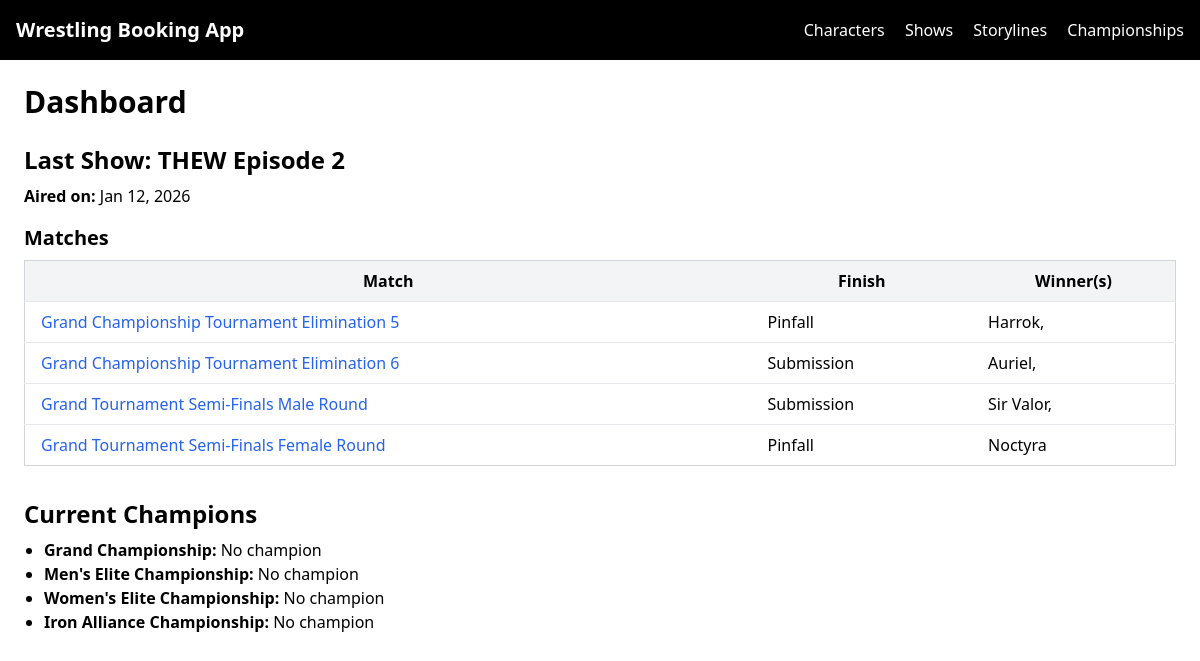
The page / on the database its author committed.
### booking/models.py (models this page shows, shortened)
class Show(models.Model):
    class ShowType(models.TextChoices):
        WEEKLY = "WEEKLY", "Weekly"
        PLE = "PLE", "PLE"
        SPECIAL = "SPECIAL", "Special"
    title = models.CharField(max_length=200)
    show_type = models.CharField(max_length=20, choices=ShowType.choices)
    episode_number = models.PositiveIntegerField(null=True, blank=True)
    airing_date = models.DateField()
    is_filmed = models.BooleanField(default=False)
    is_uploaded = models.BooleanField(default=False)
    youtube_link = models.URLField(blank=True)
    created_at = models.DateTimeField(auto_now_add=True)

class Match(models.Model):
    class MatchType(models.TextChoices):
        SINGLES = "SINGLES", "Singles"
        TAG = "TAG", "Tag Team"
        TEAM = "TEAM", "Team"
        TRIPLE = "TRIPLE", "Triple Threat"
        FATAL_FOUR = "FATAL_FOUR", "Fatal Four-Way"
        HANDICAP = "HANDICAP", "Handicap"
        GAUNTLET = "GAUNTLET", "Gauntlet"
        BATTLE_ROYALE = "BATTLE_ROYALE", "Battle Royale"
        ROYAL_RUMBLE = "ROYAL_RUMBLE", "Royal Rumble"
    show = models.ForeignKey(
        "booking.Show",
        on_delete=models.CASCADE,
        related_name="matches"
    )
    title = models.CharField(max_length=200)
    match_type = models.CharField(max_length=30, choices=MatchType.choices)
    stipulations = models.ManyToManyField(
        Stipulation,
        blank=True,
        related_name="matches"
    )
    championship = models.ForeignKey(
        Championship, null=True, blank=True, on_delete=models.SET_NULL
    )
    notes = models.TextField(blank=True)
    created_at = models.DateTimeField(auto_now_add=True)
    @property
    def finish(self):
        try:
            return self.result.get_finish_type_display()
        except Exception:
            return None

class MatchResult(models.Model):
    class FinishType(models.TextChoices):
        PINFALL = "PINFALL", "Pinfall"
        SUBMISSION = "SUBMISSION", "Submission"
        COUNTOUT = "COUNTOUT", "Countout"
        DQ = "DQ", "Disqualification"
        UNIQUE = "UNIQUE", "Unique"
        NO_FINISH = "NO_FINISH", "No Finish"
    match = models.OneToOneField(
        Match, on_delete=models.CASCADE, related_name="result"
    )
    finish_type = models.CharField(max_length=20, choices=FinishType.choices)
    is_no_contest = models.BooleanField(default=False)
    notes = models.TextField(blank=True)
    recorded_at = models.DateTimeField(auto_now_add=True)

class MatchParticipant(models.Model):
    class Role(models.TextChoices):
        COMPETITOR = "COMPETITOR", "Competitor"
        MANAGER = "MANAGER", "Manager"
        REFEREE = "REFEREE", "Referee"
        INTERFERENCE = "INTERFERENCE", "Interference"
    class Side(models.TextChoices):
        TEAM_A = "TEAM_A", "Team A"
        TEAM_B = "TEAM_B", "Team B"
        SOLO = "SOLO", "Solo"
    match = models.ForeignKey(
        Match, on_delete=models.CASCADE, related_name="participants"
    )
    character = models.ForeignKey(
        Character, null=True, blank=True, on_delete=models.CASCADE
    )
    group = models.ForeignKey(
        Group, null=True, blank=True, on_delete=models.CASCADE
    )
    role = models.CharField(max_length=20, choices=Role.choices)
    side = models.CharField(
        max_length=10,
        choices=Side.choices,
        default=Side.SOLO
    )
    won = models.BooleanField(default=False)

### core/models.py (models this page shows, shortened)
class Character(models.Model):
    class Role(models.TextChoices):
        WRESTLER = "WRESTLER", "Wrestler"
        MANAGER = "MANAGER", "Manager"
        REFEREE = "REFEREE", "Referee"
        BOOKER = "BOOKER", "Booker"
    class Gender(models.TextChoices):
        MALE = "MALE", "Male"
        FEMALE = "FEMALE", "Female"
        NA = "NA", "N/A"
    class Alignment(models.TextChoices):
        FACE = "FACE", "Face"
        HEEL = "HEEL", "Heel"
        TWEENER = "TWEENER", "Tweener"
    ring_name = models.CharField(max_length=100, unique=True)
    role = models.CharField(max_length=20, choices=Role.choices)
    gender = models.CharField(max_length=10, choices=Gender.choices)
    alignment = models.CharField(max_length=10, choices=Alignment.choices)
    finisher = models.CharField(max_length=100, blank=True)
    active = models.BooleanField(default=True)
    injured = models.BooleanField(default=False)
    notes = models.TextField(blank=True)
    created_at = models.DateTimeField(auto_now_add=True)

class Championship(models.Model):
    class Eligibility(models.TextChoices):
        MEN = "MEN", "Men Only"
        WOMEN = "WOMEN", "Women Only"
        OPEN = "OPEN", "Men & Women"
    name = models.CharField(max_length=100, unique=True)
    eligibility = models.CharField(
        max_length=10,
        choices=Eligibility.choices
    )
    is_active = models.BooleanField(default=True)
    def current_reign(self):
        return self.reigns.filter(end_date__isnull=True).first()

### dashboard/views.py (the view)
# urls.py: path("", homepage, name="homepage"),
def homepage(request):
    last_show = Show.objects.filter(is_filmed=True).order_by('-airing_date').first()
    last_show_matches = last_show.matches.all() if last_show else []
    championships = Championship.objects.all()
    current_champions = {}
    for champ in championships:
        reign = champ.current_reign()  # method in Championship model
        current_champions[champ] = reign.character if reign else None
    context = {
        "last_show": last_show,
        "last_show_matches": last_show_matches,
        "current_champions": current_champions,
    }
    return render(request, "dashboard/homepage.html", context)

### dashboard/templates/dashboard/homepage.html (shortened to what this page needs)
{% extends "base.html" %}
{% block content %}
<h1 class="text-3xl font-bold mb-6">Dashboard</h1>
{% if last_show %}
<div class="mb-8">
    <h2 class="text-2xl font-semibold mb-2">Last Show: {{ last_show.title }}</h2>
    <p><strong>Aired on:</strong> {{ last_show.airing_date|date:"M d, Y" }}</p>
    <h3 class="text-xl font-semibold mt-4 mb-2">Matches</h3>
    <table class="min-w-full border border-gray-300">
        <thead class="bg-gray-100 dark:bg-gray-700">
            <tr>
                <th class="px-4 py-2">Match</th>
                <th class="px-4 py-2">Finish</th>
                <th class="px-4 py-2">Winner(s)</th>
            </tr>
        </thead>
        <tbody>
            {% for match in last_show_matches %}
            <tr class="border-t hover:bg-gray-50 dark:hover:bg-gray-800">
                <td class="px-4 py-2">
                    <a href="{% url 'match-detail' match.id %}" class="text-blue-600">{{ match.title }}</a>
                </td>
                <td class="px-4 py-2">{{ match.finish|default:"-" }}</td>
                <td class="px-4 py-2">
                    {% for participant in match.participants.all %}
                        {% if participant.won %}
                            {{ participant.character.ring_name }}{% if not forloop.last %}, {% endif %}
                        {% endif %}
                    {% empty %}
                        -
                    {% endfor %}
                </td>
            </tr>
            {% empty %}
            <tr><td colspan="3" class="px-4 py-2">No matches recorded.</td></tr>
            {% endfor %}
        </tbody>
    </table>
</div>
{% else %}
<p>No shows have been filmed yet.</p>
{% endif %}
<div>
    <h2 class="text-2xl font-semibold mb-2">Current Champions</h2>
    <ul class="list-disc pl-5">
        {% for championship, champion in current_champions.items %}
        <li>
            <strong>{{ championship.name }}:</strong>
            {% if champion %}
                <a href="{% url 'character-detail' champion.id %}" class="text-blue-600">{{ champion.ring_name }}</a>
            {% else %}
                No champion
            {% endif %}
        </li>
        {% endfor %}
    </ul>
</div>
{% endblock %}

### templates/base.html (shortened to what this page needs)
<!DOCTYPE html>
<html lang="en">
<head>
    <script src="https://cdn.tailwindcss.com"></script>
</head>
<body class="bg-white text-black dark:bg-gray-900 dark:text-gray-100 font-sans">
    <header class="bg-black text-white p-4 flex justify-between items-center">
        <h1 class="text-xl font-bold"><a href="/">Wrestling Booking App</a></h1>
        <nav class="space-x-4">
            <a href="{% url 'character-list' %}" class="hover:underline">Characters</a>
            <a href="{% url 'show-list' %}" class="hover:underline">Shows</a>
            <a href="{% url 'storyline-list' %}" class="hover:underline">Storylines</a>
            <a href="{% url 'championship-list' %}">Championships</a>
        </nav>
    </header>
    <main class="p-6 min-h-screen">
        {% block content %}{% endblock %}
    </main>
</body>
</html>

### rows shown on the page
Show: title "THEW Episode 2", airing_date "Jan 12, 2026"
Match: title "Grand Championship Tournament Elimination 5", finish "Pinfall"
MatchParticipant: character.ring_name "Harrok"
Match: title "Grand Championship Tournament Elimination 6", finish "Submission"
MatchParticipant: character.ring_name "Auriel"
Match: title "Grand Tournament Semi-Finals Male Round", finish "Submission"
MatchParticipant: character.ring_name "Sir Valor"
Match: title "Grand Tournament Semi-Finals Female Round", finish "Pinfall"
MatchParticipant: character.ring_name "Noctyra"
Championship: name "Grand Championship"
Championship: name "Men's Elite Championship"
Championship: name "Women's Elite Championship"
Championship: name "Iron Alliance Championship"
